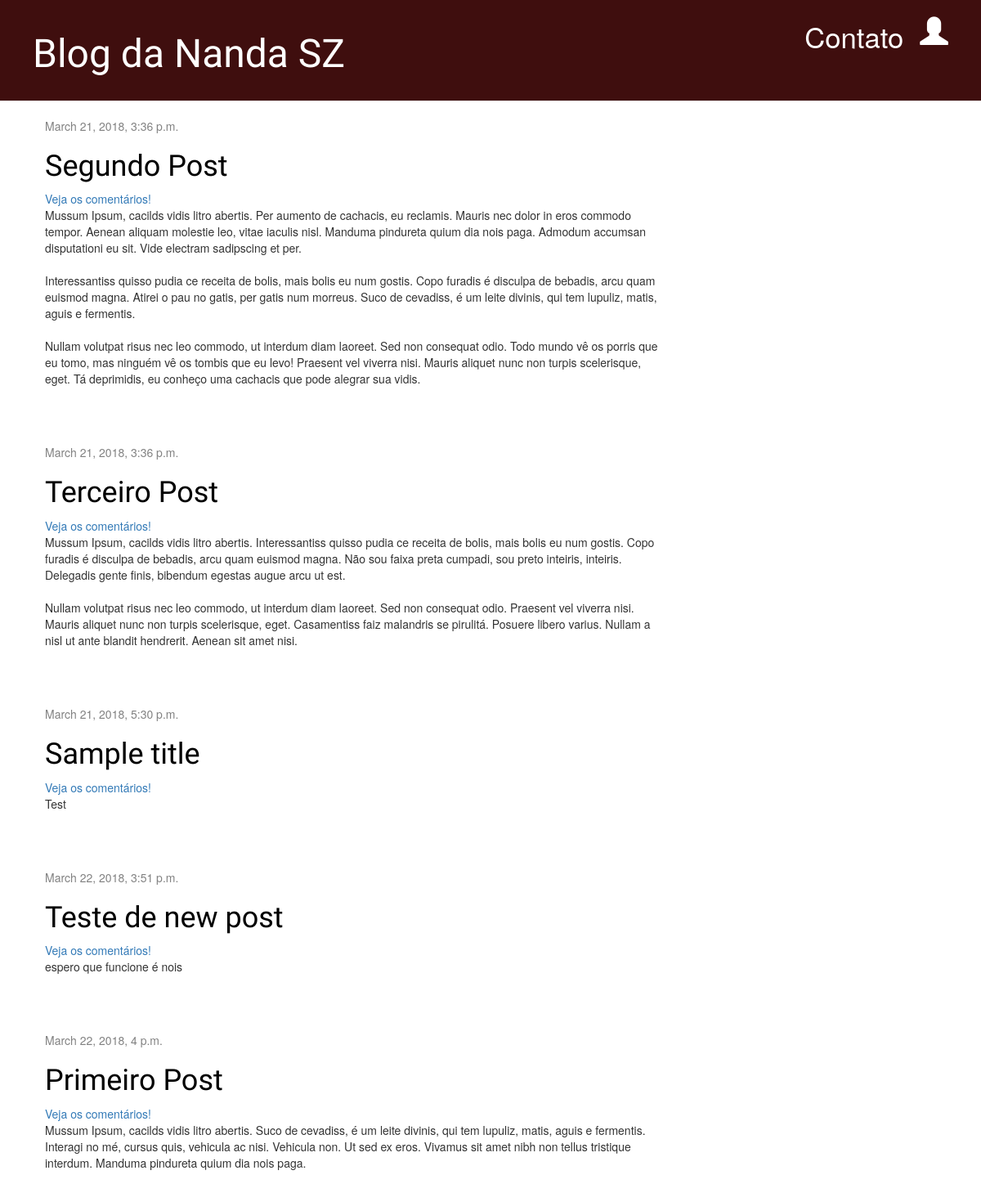
/, run on an earlier commit of the app's database.
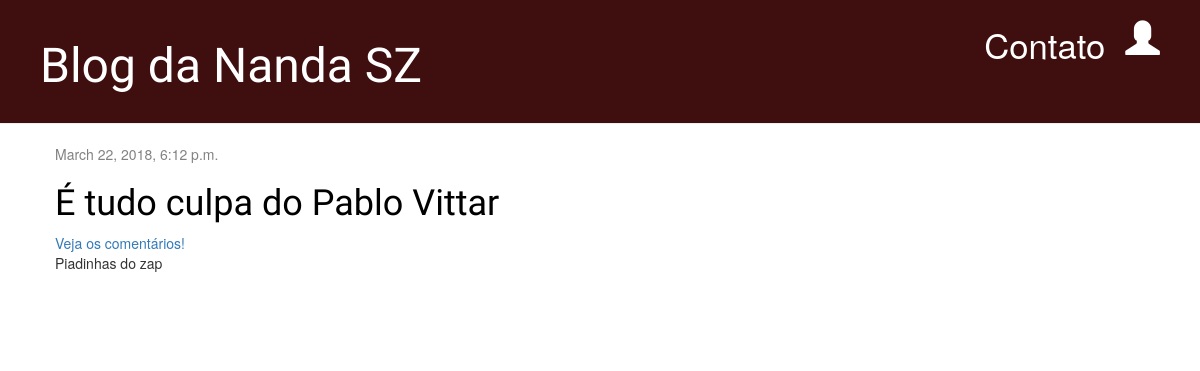
And on a later commit of the database.
### blog/models.py (models this page shows, shortened)
class Post(models.Model):
    author = models.ForeignKey('auth.User', on_delete=models.CASCADE)
    title = models.CharField(max_length=200)
    text = models.TextField()
    created_date = models.DateTimeField(
            default=timezone.now)
    published_date = models.DateTimeField(
            blank=True, null=True)

### blog/views.py (the view)
# urls.py: url(r'^$', views.post_list, name='post_list'),
def post_list(request):
    posts = Post.objects.filter(published_date__lte=timezone.now()).order_by('published_date')
    return render(request, 'blog/post_list.html', {'posts': posts})

### blog/templates/blog/post_list.html
{% extends 'blog/base.html' %}
{% block content %}
    {% for post in posts %}
        <div class="post">
            <div class="date">
                {{ post.published_date }}
            </div>
            <h1><a href="{% url 'post_detail' pk=post.pk %}">{{ post.title }}</a></h1>
            <a href="{% url 'post_detail' pk=post.pk %}">Veja os comentários! {{ post.approved_comments.count }}</a>
            <p>{{ post.text|linebreaksbr }}</p>
        </div>
    {% endfor %}
{% endblock %}

### blog/templates/blog/base.html (shortened to what this page needs)
{% load staticfiles %}
<html>
    <head>
        <link rel="stylesheet" href="//maxcdn.bootstrapcdn.com/bootstrap/3.2.0/css/bootstrap.min.css">
        <link rel="stylesheet" href="//maxcdn.bootstrapcdn.com/bootstrap/3.2.0/css/bootstrap-theme.min.css">
        <link rel="stylesheet" href="{% static 'css/blog.css' %}">
    </head>
    <body>
        <div class="page-header">
        {% if user.is_authenticated %}
            <a href="{% url 'post_new' %}" class="top-menu" title="Novo Post"><span class="glyphicon glyphicon-plus"></span></a>
            <a href="{% url 'post_draft_list' %}" class="top-menu" title="Editar"><span class="glyphicon glyphicon-edit"></span></a>
            <p class="top-menu">Olá, {{ user.username }}!<small><a href="{% url 'logout' %}"> (sair) </a></small></p>
        {% else %}
             <a href="{% url 'login' %}" class="top-menu" title="Login"><span class="glyphicon glyphicon-user"></span></a>
             <a href="{% url 'contato' %}" class="top-menu" > Contato </a>
        {% endif %}
        <h1><a href="/">Blog da Nanda SZ</a></h1>
    </div>
    <div class="content container">
        <div class="row">
            <div class="col-md-8">
            {% block content %}
            {% endblock %}
            </div>
        </div>
    </div>
    </body>
</html>

### blog/static/css/blog.css (style rules this page uses)
.page-header { background-color: #3f0e0e; margin-top: 0; padding: 20px 20px 20px 40px; }
.page-header h1, .page-header h1 a, .page-header h1 a:visited, .page-header h1 a:active { color: #ffffff; font-size: 36pt; text-decoration: none; }
.content { margin-left: 40px; }
h1, h2, h3, h4 { font-family: 'Lobster', cursive; }
.date { color: #828282; }
.top-menu, .top-menu:hover, .top-menu:visited { color: #ffffff; float: right; font-size: 26pt; margin-right: 20px; }
.post { margin-bottom: 70px; }
.post h1 a, .post h1 a:visited { color: #000000; }

What changed in the data, as far as the page shows it:
removed Post: published_date "March 21, 2018, 3:36 p.m.", title "Segundo Post", text "Mussum Ipsum, cacilds vidis litro abertis. Per aumento de cachacis, eu reclamis. Mauris nec dolor in eros commodo tempor. Aenean aliquam molestie leo, vitae iaculis nisl. Manduma pindureta quium dia nois paga. Admodum accumsan disputationi eu sit. Vide electram sadipscing et per. Interessantiss quisso pudia ce receita de bolis, mais bolis eu num gostis. Copo furadis é disculpa de bebadis, arcu quam euismod magna. Atirei o pau no gatis, per gatis num morreus. Suco de cevadiss, é um leite divinis, qui tem lupuliz, matis, aguis e fermentis. Nullam volutpat risus nec leo commodo, ut interdum diam laoreet. Sed non consequat odio. Todo mundo vê os porris que eu tomo, mas ninguém vê os tombis que…"
removed Post: published_date "March 21, 2018, 3:36 p.m.", title "Terceiro Post", text "Mussum Ipsum, cacilds vidis litro abertis. Interessantiss quisso pudia ce receita de bolis, mais bolis eu num gostis. Copo furadis é disculpa de bebadis, arcu quam euismod magna. Não sou faixa preta cumpadi, sou preto inteiris, inteiris. Delegadis gente finis, bibendum egestas augue arcu ut est. Nullam volutpat risus nec leo commodo, ut interdum diam laoreet. Sed non consequat odio. Praesent vel viverra nisi. Mauris aliquet nunc non turpis scelerisque, eget. Casamentiss faiz malandris se pirulitá. Posuere libero varius. Nullam a nisl ut ante blandit hendrerit. Aenean sit amet nisi."
removed Post: published_date "March 21, 2018, 5:30 p.m.", title "Sample title", text "Test"
removed Post: published_date "March 22, 2018, 3:51 p.m.", title "Teste de new post", text "espero que funcione é nois"
removed Post: published_date "March 22, 2018, 4 p.m.", title "Primeiro Post", text "Mussum Ipsum, cacilds vidis litro abertis. Suco de cevadiss, é um leite divinis, qui tem lupuliz, matis, aguis e fermentis. Interagi no mé, cursus quis, vehicula ac nisi. Vehicula non. Ut sed ex eros. Vivamus sit amet nibh non tellus tristique interdum. Manduma pindureta quium dia nois paga."
now on this page (row edited): Post: published_date "March 22, 2018, 6:12 p.m.", title "É tudo culpa do Pablo Vittar", text "Piadinhas do zap"
